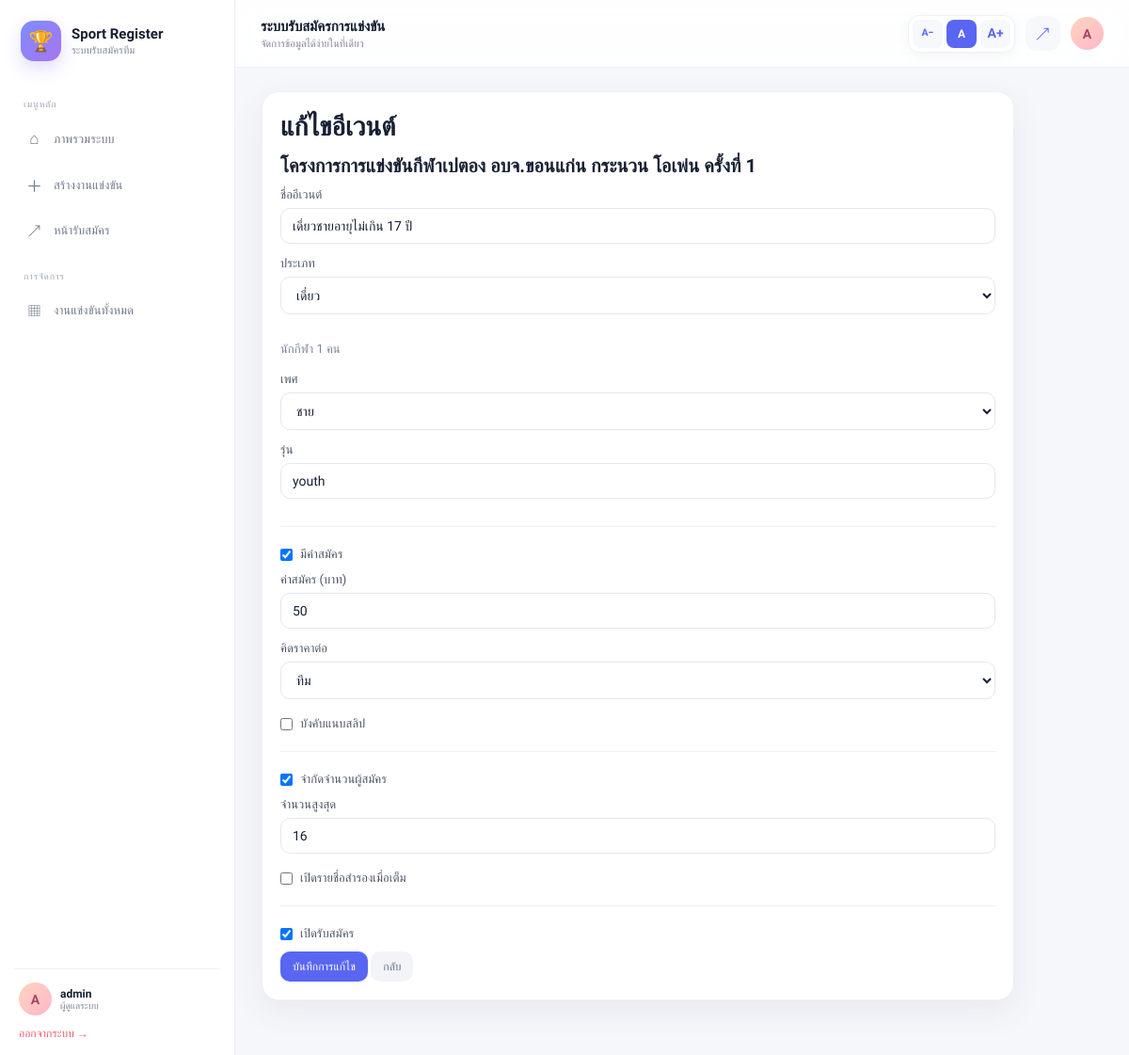
/admin/event/1/edit (signed in), run on the app's committed database.
### tables this page shows
CREATE TABLE tournaments (
            id INTEGER PRIMARY KEY AUTOINCREMENT,
            title TEXT NOT NULL,
            description TEXT,
            created_by INTEGER,
            created_at TEXT,
            is_open INTEGER NOT NULL DEFAULT 1, certificates_enabled INTEGER NOT NULL DEFAULT 0, certificate_self_download INTEGER NOT NULL DEFAULT 1, certificate_require_approval INTEGER NOT NULL DEFAULT 1, cert_org TEXT, cert_date TEXT, cert_place TEXT, cert_signer TEXT, cert_signer_position TEXT, cert_style TEXT NOT NULL DEFAULT 'navy_gold', cert_heading TEXT, cert_footer_note TEXT, cert_logo_1 TEXT, cert_logo_2 TEXT, cert_logo_3 TEXT, cert_background TEXT, cert_signature TEXT, cert_stamp TEXT,
            FOREIGN KEY(created_by) REFERENCES users(id)
        );

CREATE TABLE events (
            id INTEGER PRIMARY KEY AUTOINCREMENT,
            tournament_id INTEGER NOT NULL,
            event_name TEXT,
            category_type TEXT NOT NULL,
            gender_type TEXT NOT NULL,
            age_group TEXT NOT NULL,
            max_slots INTEGER NOT NULL,
            fee INTEGER NOT NULL DEFAULT 0,
            team_size INTEGER NOT NULL DEFAULT 1,
            is_open INTEGER NOT NULL DEFAULT 1,
            created_at TEXT, has_fee INTEGER NOT NULL DEFAULT 0, fee_per TEXT NOT NULL DEFAULT 'team', require_slip INTEGER NOT NULL DEFAULT 0, has_limit INTEGER NOT NULL DEFAULT 1, waitlist_enabled INTEGER NOT NULL DEFAULT 0, waitlist_limit INTEGER NOT NULL DEFAULT 0,
            FOREIGN KEY(tournament_id) REFERENCES tournaments(id)
        );

### app.py (the view)
@app.route('/admin/event/<int:event_id>/edit',methods=['GET','POST'])
def edit_event(event_id):
    if not is_logged_in(): return redirect(url_for('login'))
    conn=get_db(); e=get_owned_event(conn,event_id)
    if not e or e['created_by']!=session['user_id']: conn.close(); return redirect(url_for('admin_dashboard'))
    t=conn.execute('SELECT * FROM tournaments WHERE id=?',(e['tournament_id'],)).fetchone()
    if request.method=='POST':
        d=parse_event_form(); sets=','.join([f'{k}=?' for k in d]); conn.execute(f'UPDATE events SET {sets} WHERE id=?',(*d.values(),event_id)); conn.commit(); conn.close(); flash('แก้ไขอีเวนต์เรียบร้อยแล้ว'); return redirect(url_for('manage_events',tournament_id=e['tournament_id']))
    conn.close(); return render_template('edit_event.html',tournament=t,event=e)

### app.py (called while the page is built)
def get_db():
    if IS_POSTGRES:
        import psycopg
        from psycopg.rows import dict_row
        return PostgresConnection(psycopg.connect(DATABASE_URL, row_factory=dict_row))
    conn = sqlite3.connect(DB_NAME)
    conn.row_factory = sqlite3.Row
    return conn

def is_logged_in(): return 'user_id' in session

def get_owned_event(conn,event_id):
    return conn.execute('''SELECT e.*,t.title tournament_title,t.created_by,t.certificates_enabled,t.certificate_self_download,t.certificate_require_approval,t.cert_org,t.cert_date,t.cert_place,t.cert_signer,t.cert_signer_position,t.cert_style,t.cert_heading,t.cert_footer_note,t.cert_logo_1,t.cert_logo_2,t.cert_logo_3,t.cert_background,t.cert_signature,t.cert_stamp FROM events e JOIN tournaments t ON e.tournament_id=t.id WHERE e.id=?''',(event_id,)).fetchone()

@app.context_processor
def helpers(): return dict(category_label=category_label,gender_label=gender_label,age_label=age_label,fee_per_label=fee_per_label,award_label=award_label,event_display_name=event_display_name,allowed_member_counts=allowed_member_counts)

### templates/edit_event.html (shortened to what this page needs)
{% extends 'base.html' %}{% block title %}แก้ไขอีเวนต์{% endblock %}{% block content %}
<div class="card form-card"><h1>แก้ไขอีเวนต์</h1><h2>{{ tournament['title'] }}</h2>
<form method="post">
<label>ชื่ออีเวนต์</label><input name="event_name" value="{{ event['event_name'] or '' }}">
<label>ประเภท</label><select name="category_type" id="category_type" onchange="updateMemberHint()"><option value="single" {% if event['category_type']=='single' %}selected{% endif %}>เดี่ยว</option></select><p id="member_hint" class="muted"></p>
<label>เพศ</label><select name="gender_type"><option value="male" {% if event['gender_type']=='male' %}selected{% endif %}>ชาย</option></select>
<label>รุ่น</label><input name="age_group" value="{{ event['age_group'] }}">
<hr><label class="inline-check"><input type="checkbox" name="has_fee" id="has_fee" onchange="toggleFee()" {% if event['has_fee'] %}checked{% endif %}> มีค่าสมัคร</label><div id="fee_wrap"><label>ค่าสมัคร (บาท)</label><input type="number" min="0" name="fee" value="{{ event['fee'] }}"><label>คิดราคาต่อ</label><select name="fee_per"><option value="team" {% if event['fee_per']=='team' %}selected{% endif %}>ทีม</option><option value="person" {% if event['fee_per']=='person' %}selected{% endif %}>คน</option></select><label class="inline-check"><input type="checkbox" name="require_slip" {% if event['require_slip'] %}checked{% endif %}> บังคับแนบสลิป</label></div>
<hr><label class="inline-check"><input type="checkbox" name="has_limit" id="has_limit" onchange="toggleLimit()" {% if event['has_limit'] %}checked{% endif %}> จำกัดจำนวนผู้สมัคร</label><div id="limit_wrap"><label>จำนวนสูงสุด</label><input type="number" min="1" name="max_slots" value="{{ event['max_slots'] }}"><label class="inline-check"><input type="checkbox" name="waitlist_enabled" id="waitlist_enabled" onchange="toggleWait()" > เปิดรายชื่อสำรองเมื่อเต็ม</label></div>
<hr><label class="inline-check"><input type="checkbox" name="is_open" {% if event['is_open'] %}checked{% endif %}> เปิดรับสมัคร</label><button>บันทึกการแก้ไข</button> <a class="btn btn-secondary" href="{{ url_for('manage_events',tournament_id=tournament['id']) }}">กลับ</a>
</form></div>
{% endblock %}

### static/style.css (style rules this page uses)
:root { --user-font-scale:1;--bg:#f6f7fb;--card:#fff;--text:#172033;--muted:#7d8597;--line:#edf0f5;--primary:#5966f2;--primary-soft:#eef0ff;--danger:#ef6b79;--success:#36b991;--warning:#f6b95e;--sidebar:#fff;--shadow:0 12px 35px rgba(62,73,104,.08);--radius:18px }
* { box-sizing:border-box }
html { scroll-behavior:smooth;font-size:calc(16px * var(--user-font-scale)) }
body { margin:0;font-family:'Prompt',Arial,sans-serif;color:var(--text);background:var(--bg);font-size:0.875rem }
a { text-decoration:none;color:inherit }
h1,h2,h3 { margin:0 0 10px;line-height:1.3 }
h1 { font-size:1.75rem }
h2 { font-size:1.25rem }
p { line-height:1.7 }
.muted { color:var(--muted);font-size:0.8125rem }
.card { background:var(--card);border:1px solid rgba(234,237,244,.85);border-radius:var(--radius);padding:19px;margin-bottom:18px;box-shadow:var(--shadow) }
.btn,button { border:0;border-radius:10px;padding:9px 13px;background:#5966f2;color:white;display:inline-flex;align-items:center;justify-content:center;gap:5px;font-family:inherit;font-size:0.75rem;font-weight:500;cursor:pointer;transition:.18s }
.btn-secondary { background:#f2f4f8;color:#667085 }
.form-card { max-width:800px }
label { display:block;color:#4d5668;font-weight:500;margin-bottom:6px;font-size:0.8125rem }
input,select,textarea { width:100%;padding:10px 12px;border:1px solid #e3e7ef;border-radius:10px;background:#fff;font:inherit;color:var(--text);margin-bottom:13px;outline:none;transition:.18s }
.inline-check { display:flex;align-items:center;gap:8px;padding:5px 0;font-weight:400 }
.inline-check input { width:auto;margin:0 }
hr { border:0;border-top:1px solid var(--line);margin:16px 0 }

### data on the page
tournaments: title "โครงการการแข่งขันกีฬาเปตอง อบจ.ขอนแก่น กระนวน โอเพ่น ครั้งที่ 1"
events: event_name "เดี่ยวชายอายุไม่เกิน 17 ปี", category_type "เดี่ยว", gender_type "ชาย", age_group "youth", has_fee "☑", fee "50", fee_per "ทีม", has_limit "☑", max_slots "16", is_open "☑"

### other printed values
{{ (session.get('username') or 'A')[0]|upper }} "A"
{{ session.get('username') }} "admin"
